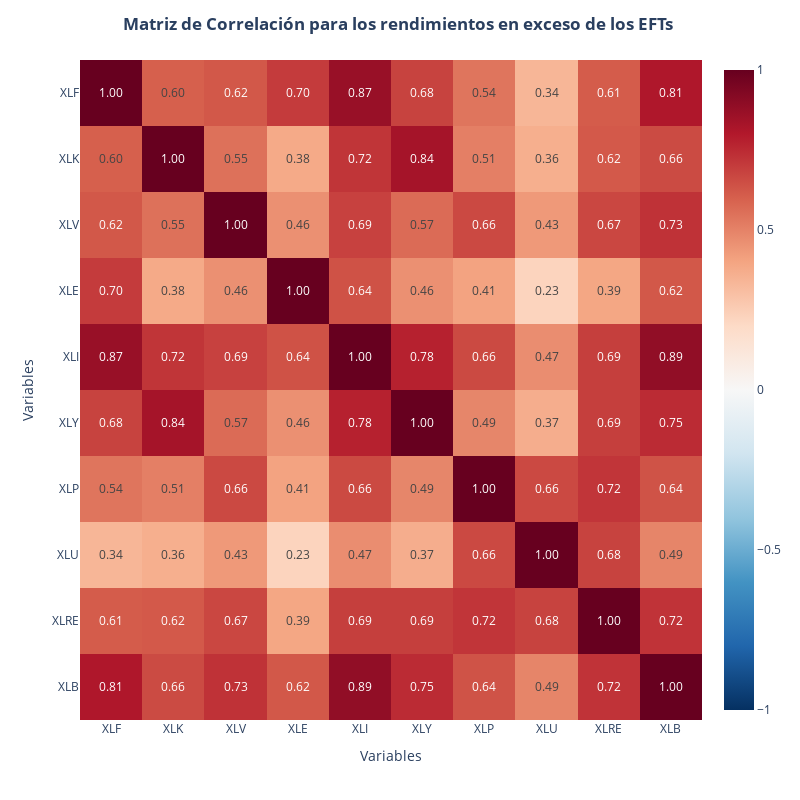

This figure's notebook cell:
### Code cell
#Matriz de correlacion

correlation_matrix = excess_returns_df.corr()

# heatmap con Plotly
fig = px.imshow(
    correlation_matrix,
    x=correlation_matrix.columns,
    y=correlation_matrix.index,
    color_continuous_scale='RdBu_r',
    zmin=-1, zmax=1,
    aspect="auto",
    text_auto=".2f"
)

fig.update_layout(
    title='<b>Matriz de Correlación para los rendimientos en exceso de los EFTs </b>',
    width=800,
    height=800,
    xaxis_title="Variables",
    yaxis_title="Variables",
    title_x =0.5
)

fig.show()

### Figure 1 — Plotly figure (JSON) as saved in the notebook; plotly's stock layout.template omitted (floating-point values rounded to 4 significant figures)
{"data": [{"coloraxis": "coloraxis", "hovertemplate": "x: %{x}<br>y: %{y}<br>color: %{z}<extra></extra>", "name": "0", "texttemplate": "%{z:.2f}", "type": "heatmap", "x": ["XLF", "XLK", "XLV", "XLE", "XLI", "XLY", "XLP", "XLU", "XLRE", "XLB"], "xaxis": "x", "y": ["XLF", "XLK", "XLV", "XLE", "XLI", "XLY", "XLP", "XLU", "XLRE", "XLB"], "yaxis": "y", "z": [[1.0, 0.5994, 0.6216, 0.7021, 0.8682, 0.6806, 0.5395, 0.3382, 0.6117, 0.8078], [0.5994, 1.0, 0.552, 0.3823, 0.7208, 0.8352, 0.5093, 0.3642, 0.6185, 0.6588], [0.6216, 0.552, 1.0, 0.4608, 0.685, 0.5667, 0.6633, 0.4335, 0.6687, 0.7281], [0.7021, 0.3823, 0.4608, 1.0, 0.6387, 0.4621, 0.4053, 0.227, 0.3936, 0.6225], [0.8682, 0.7208, 0.685, 0.6387, 1.0, 0.7761, 0.6619, 0.4698, 0.6927, 0.8869], [0.6806, 0.8352, 0.5667, 0.4621, 0.7761, 1.0, 0.4901, 0.3695, 0.6925, 0.7473], [0.5395, 0.5093, 0.6633, 0.4053, 0.6619, 0.4901, 1.0, 0.663, 0.7183, 0.6362], [0.3382, 0.3642, 0.4335, 0.227, 0.4698, 0.3695, 0.663, 1.0, 0.6809, 0.4939], [0.6117, 0.6185, 0.6687, 0.3936, 0.6927, 0.6925, 0.7183, 0.6809, 1.0, 0.7241], [0.8078, 0.6588, 0.7281, 0.6225, 0.8869, 0.7473, 0.6362, 0.4939, 0.7241, 1.0]]}], "layout": {"coloraxis": {"cmax": 1, "cmin": -1, "colorscale": [[0, "rgb(5,48,97)"], [0.1, "rgb(33,102,172)"], [0.2, "rgb(67,147,195)"], [0.3, "rgb(146,197,222)"], [0.4, "rgb(209,229,240)"], [0.5, "rgb(247,247,247)"], [0.6, "rgb(253,219,199)"], [0.7, "rgb(244,165,130)"], [0.8, "rgb(214,96,77)"], [0.9, "rgb(178,24,43)"], [1, "rgb(103,0,31)"]]}, "height": 800, "margin": {"t": 60}, "title": {"text": "<b>Matriz de Correlación para los rendimientos en exceso de los EFTs </b>", "x": 0.5}, "width": 800, "xaxis": {"anchor": "y", "domain": [0, 1], "title": {"text": "Variables"}}, "yaxis": {"anchor": "x", "autorange": "reversed", "domain": [0, 1], "title": {"text": "Variables"}}}}
